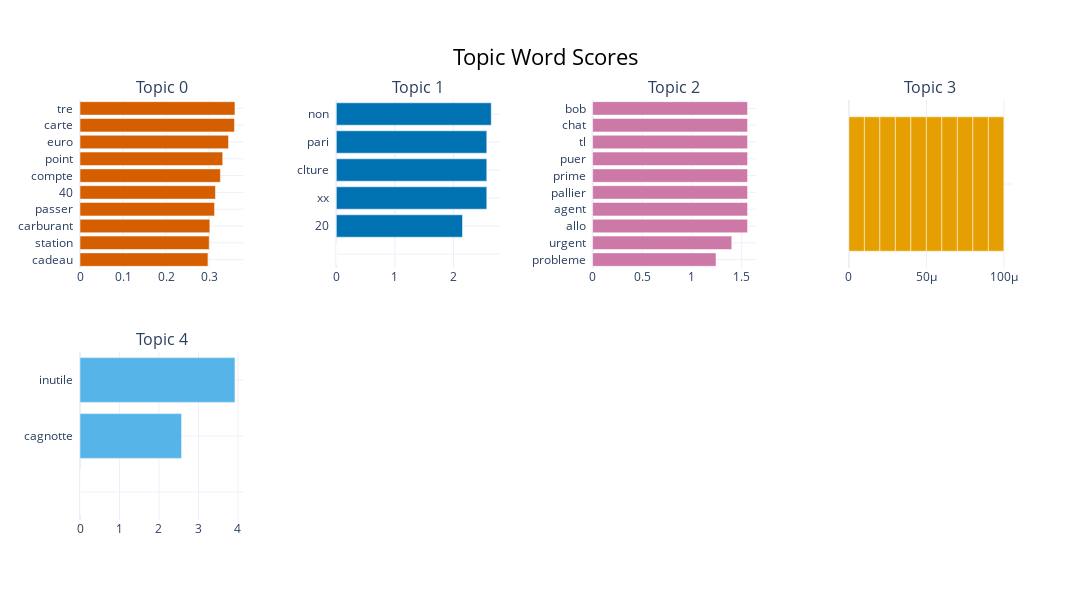

The notebook cell saved with this chart:
### Code cell
bert_topic_inst.visual_inference()

### Figure 1 — Plotly figure (JSON) as saved in the notebook; plotly's stock layout.template omitted (floating-point values rounded to 4 significant figures)
{"data": [{"marker": {"color": "#D55E00"}, "orientation": "h", "type": "bar", "x": [0.2975, 0.3005, 0.3019, 0.3128, 0.3149, 0.3265, 0.3319, 0.3453, 0.3592, 0.3603], "xaxis": "x", "y": ["cadeau  ", "station  ", "carburant  ", "passer  ", "40  ", "compte  ", "point  ", "euro  ", "carte  ", "tre  "], "yaxis": "y"}, {"marker": {"color": "#0072B2"}, "orientation": "h", "type": "bar", "x": [1e-05, 1e-05, 1e-05, 1e-05, 1e-05, 2.154, 2.569, 2.569, 2.569, 2.645], "xaxis": "x2", "y": ["  ", "  ", "  ", "  ", "  ", "20  ", "xx  ", "clture  ", "pari  ", "non  "], "yaxis": "y2"}, {"marker": {"color": "#CC79A7"}, "orientation": "h", "type": "bar", "x": [1.242, 1.4, 1.559, 1.559, 1.559, 1.559, 1.559, 1.559, 1.559, 1.559], "xaxis": "x3", "y": ["probleme  ", "urgent  ", "allo  ", "agent  ", "pallier  ", "prime  ", "puer  ", "tl  ", "chat  ", "bob  "], "yaxis": "y3"}, {"marker": {"color": "#E69F00"}, "orientation": "h", "type": "bar", "x": [1e-05, 1e-05, 1e-05, 1e-05, 1e-05, 1e-05, 1e-05, 1e-05, 1e-05, 1e-05], "xaxis": "x4", "y": ["  ", "  ", "  ", "  ", "  ", "  ", "  ", "  ", "  ", "  "], "yaxis": "y4"}, {"marker": {"color": "#56B4E9"}, "orientation": "h", "type": "bar", "x": [1e-05, 1e-05, 1e-05, 1e-05, 1e-05, 1e-05, 1e-05, 1e-05, 2.572, 3.924], "xaxis": "x5", "y": ["  ", "  ", "  ", "  ", "  ", "  ", "  ", "  ", "cagnotte  ", "inutile  "], "yaxis": "y5"}], "layout": {"annotations": [{"font": {"size": 16}, "showarrow": false, "text": "Topic 0", "x": 0.0875, "xanchor": "center", "xref": "paper", "y": 1, "yanchor": "bottom", "yref": "paper"}, {"font": {"size": 16}, "showarrow": false, "text": "Topic 1", "x": 0.3625, "xanchor": "center", "xref": "paper", "y": 1, "yanchor": "bottom", "yref": "paper"}, {"font": {"size": 16}, "showarrow": false, "text": "Topic 2", "x": 0.6375, "xanchor": "center", "xref": "paper", "y": 1, "yanchor": "bottom", "yref": "paper"}, {"font": {"size": 16}, "showarrow": false, "text": "Topic 3", "x": 0.9125, "xanchor": "center", "xref": "paper", "y": 1, "yanchor": "bottom", "yref": "paper"}, {"font": {"size": 16}, "showarrow": false, "text": "Topic 4", "x": 0.0875, "xanchor": "center", "xref": "paper", "y": 0.4, "yanchor": "bottom", "yref": "paper"}], "height": 600, "hoverlabel": {"bgcolor": "white", "font": {"family": "Rockwell", "size": 16}}, "showlegend": false, "title": {"font": {"color": "Black", "size": 22}, "text": "Topic Word Scores", "x": 0.5, "xanchor": "center", "yanchor": "top"}, "width": 1200, "xaxis": {"anchor": "y", "domain": [0, 0.175], "showgrid": true}, "xaxis2": {"anchor": "y2", "domain": [0.275, 0.45], "showgrid": true}, "xaxis3": {"anchor": "y3", "domain": [0.55, 0.725], "showgrid": true}, "xaxis4": {"anchor": "y4", "domain": [0.825, 1], "showgrid": true}, "xaxis5": {"anchor": "y5", "domain": [0, 0.175], "showgrid": true}, "xaxis6": {"anchor": "y6", "domain": [0.275, 0.45], "showgrid": true}, "xaxis7": {"anchor": "y7", "domain": [0.55, 0.725], "showgrid": true}, "xaxis8": {"anchor": "y8", "domain": [0.825, 1], "showgrid": true}, "yaxis": {"anchor": "x", "domain": [0.6, 1], "showgrid": true}, "yaxis2": {"anchor": "x2", "domain": [0.6, 1], "showgrid": true}, "yaxis3": {"anchor": "x3", "domain": [0.6, 1], "showgrid": true}, "yaxis4": {"anchor": "x4", "domain": [0.6, 1], "showgrid": true}, "yaxis5": {"anchor": "x5", "domain": [0, 0.4], "showgrid": true}, "yaxis6": {"anchor": "x6", "domain": [0, 0.4], "showgrid": true}, "yaxis7": {"anchor": "x7", "domain": [0, 0.4], "showgrid": true}, "yaxis8": {"anchor": "x8", "domain": [0, 0.4], "showgrid": true}}}
